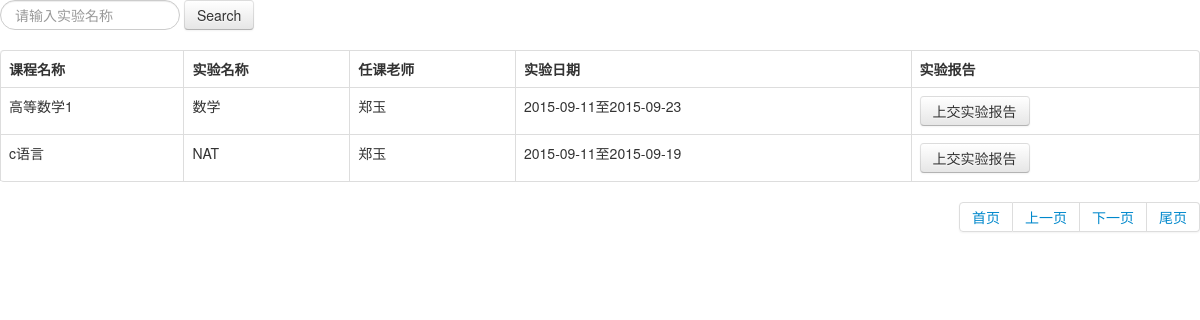
The page /sybgtjxt/student/zuoyeguanli/zysj.php?page=2 (signed in) on the database its author committed.
### tables this page shows
CREATE TABLE `assignment` (
  `assignmentid` int(11) NOT NULL AUTO_INCREMENT,
  `cname` varchar(20) NOT NULL,
  `pro` varchar(20) NOT NULL,
  `rname` varchar(20) NOT NULL,
  `content` text NOT NULL,
  `aim` text NOT NULL,
  `grade` varchar(20) NOT NULL,
  PRIMARY KEY (`assignmentid`,`cname`,`pro`,`grade`)
);

CREATE TABLE `teacher` (
  `tid` varchar(20) NOT NULL,
  `tname` varchar(20) NOT NULL,
  PRIMARY KEY (`tid`)
);

CREATE TABLE `releaseassignment` (
  `tid` varchar(20) NOT NULL,
  `assignmentid` int(11) NOT NULL AUTO_INCREMENT,
  `readate` date NOT NULL,
  `cutdate` date NOT NULL,
  `pro` varchar(20) NOT NULL,
  `grade` varchar(20) NOT NULL,
  `cname` varchar(20) NOT NULL,
  PRIMARY KEY (`tid`,`assignmentid`,`pro`,`grade`,`cname`)
);

### sybgtjxt/student/zuoyeguanli/zysj.php (the view, shortened to what this page needs)
<?php
$pro = $_COOKIE["pro"];
$grade = $_COOKIE["grade"];
$uid = $_COOKIE['UserId'];
if (isset ( $_GET ['page'] ) && ( int ) $_GET ['page'] > 0)
	$page = $_GET ['page'];
else{
	$page = 1;
	}
	$page_count =3;
$sql = "select * from assignment  where pro='$pro' and grade='$grade' and cname in(select cname from selectcourse where sid='$uid')";
$result = mysql_query ( $sql ) or die (mysql_error());
$RecordCount = mysql_num_rows ( $result );
$PageCount = ceil ( $RecordCount / $page_count );
$offect=($page-1)*$page_count;
$select=mysql_query("select * from assignment where pro='$pro' and grade='$grade' and cname in(select cname from selectcourse where sid='$uid') order by assignmentid desc limit $offect,$page_count");
?>
<!DOCTYPE html PUBLIC "-//W3C//DTDHTML 4.01//EN"
"http://www.w3.org/TR/html4/strict.dtd">
<html>
<head>
    <link href="../../css/bootstrap.css" rel="stylesheet">
     <link href="../../css/bootstrap-responsive.css" rel="stylesheet">
</head>
<body>
	<form action="zysj.php" method="post" name="form1" id="form1">
		<div class="form-search">
			<input type="text" name="searchrname" id="searchrname" class="input-medium search-query" placeholder="请输入实验名称" />
			<button type="submit" class="btn">Search</button>
		</div>
	</form>
	<div >
			<table  class="table table-bordered">
			<thead>
                <tr>
                  <th>课程名称</th>
                  <th>实验名称</th>
                  <th>任课老师</th>
                  <th>实验日期</th>
                  <th>实验报告</th>
                </tr>
              </thead>
				<?php
				while($array=mysql_fetch_array($select)){
				    $cname=$array['cname'];
				    $assignmentid=$array['assignmentid'];
				    $sql_result=mysql_query("select * from releaseassignment where assignmentid='$assignmentid' and grade='$grade' and pro='$pro'and cname='$cname'");
				    $array_sql = mysql_fetch_array($sql_result);
					    $tid=$array_sql['tid'];
					    $sql_teacher="select * from teacher where tid='$tid'";
					   $result_teacher=mysql_query($sql_teacher)or die(mysql_error());
					   $sql_teacherresult=mysql_fetch_array($result_teacher);
					   $sql_assignment="select * from assignment where assignmentid='$assignmentid' and pro='$pro' and grade='$grade' and cname='$cname'";
					   $result_assignment=mysql_query($sql_assignment)or die(mysql_error());
					   $sql_assignmentresult=mysql_fetch_array($result_assignment);
			         $rname=$sql_assignmentresult[3];
					    ?>
					<form action="shangjiao.php" method="post">
					<tbody>
                <tr>
					<td><?php echo $cname;?></td>
					<td><?php echo $rname;?></td>
					<td><?php echo  $sql_teacherresult[1];?></td>
					<td><?php echo $array_sql['readate']?>至<?php echo $array_sql['cutdate']?></td>
					<td><button type="submit" class="btn" >上交实验报告</button></td>
					</tr>
                 </tbody>
                    </form>
                  <?php
				}
                  ?>
				</table>
						<div class="pagination pagination-right">
								  <ul>
                                     <li><a href="zysj.php?page=1">首页</a></li>
								<li><a href="zysj.php?page=<?php  if($page==1){echo $page=1;} else {echo $page-1;}?>">上一页</a></li>
								<li><a href="zysj.php?page=<?php  if($page<$PageCount){echo $page+1;} else {echo $PageCount;}?>">下一页</a></li>
								<li><a href="zysj.php?page=<?php echo $PageCount;?>">尾页</a></li>
								</ul>
							</div>
			</div>
</body>
</html>

### rows shown on the page
assignment: cname "高等数学1", rname "数学", teacher.tname "郑玉", releaseassignment.readate "2015-09-11", releaseassignment.cutdate "2015-09-23"
assignment: cname "c语言", rname "NAT", teacher.tname "郑玉", releaseassignment.readate "2015-09-11", releaseassignment.cutdate "2015-09-19"
